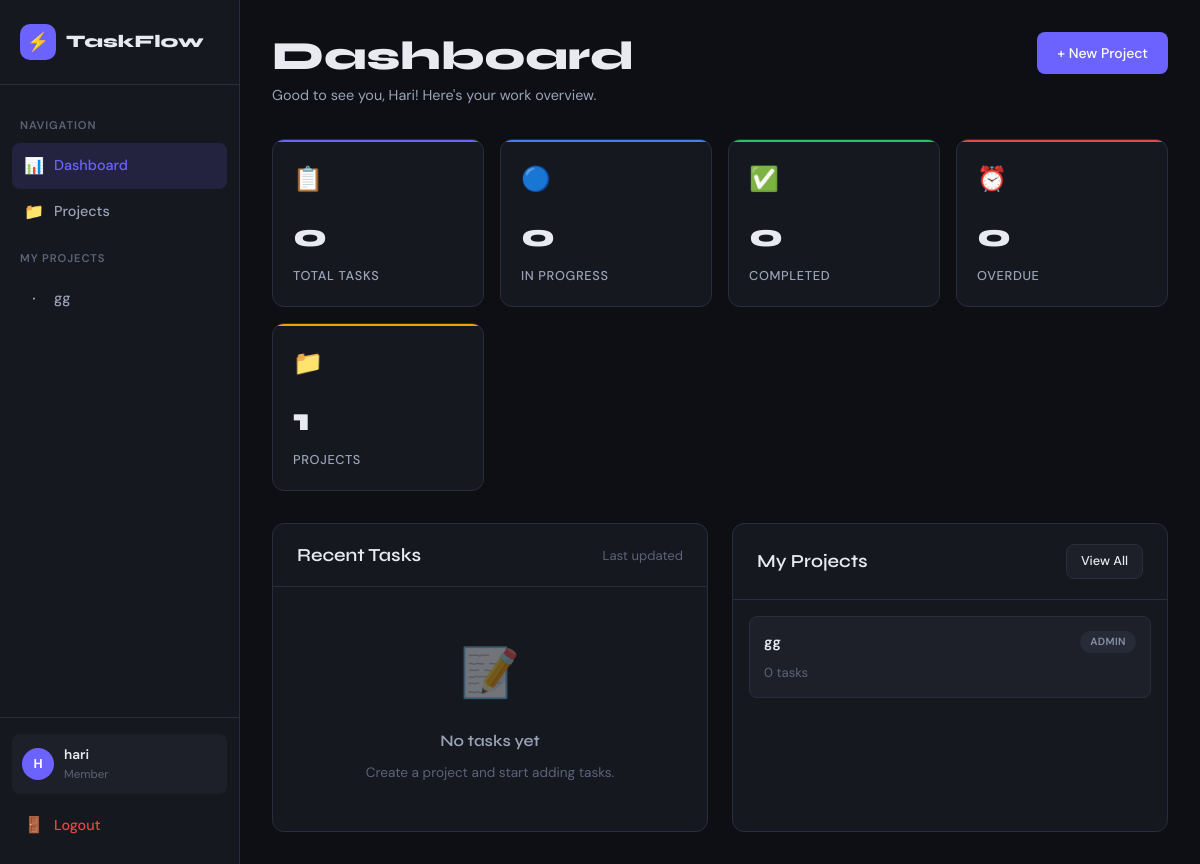
The app's page /dashboard/ (signed in) with its own data.
### core/models.py (models this page shows, shortened)
class Project(models.Model):
    name = models.CharField(max_length=200)
    description = models.TextField(blank=True)
    creator = models.ForeignKey(User, on_delete=models.CASCADE, related_name='created_projects')
    members = models.ManyToManyField(User, through='ProjectMember', related_name='projects')
    created_at = models.DateTimeField(auto_now_add=True)

### core/views.py (the view)
# urls.py: path('dashboard/', views.dashboard_view, name='dashboard'),
@login_required
def dashboard_view(request):
    user = request.user
    user_projects = Project.objects.filter(
        Q(creator=user) | Q(members=user)
    ).distinct()
    user_tasks = Task.objects.filter(
        Q(project__creator=user) |
        Q(project__members=user) |
        Q(assigned_to=user)
    ).distinct()
    today = timezone.now().date()
    context = {
        'total_tasks': user_tasks.count(),
        'todo_tasks': user_tasks.filter(status='todo').count(),
        'in_progress_tasks': user_tasks.filter(status='in_progress').count(),
        'done_tasks': user_tasks.filter(status='done').count(),
        'overdue_tasks': user_tasks.filter(due_date__lt=today).exclude(status='done').count(),
        'recent_tasks': user_tasks.order_by('-updated_at')[:5],
        'projects': user_projects,
        'project_count': user_projects.count(),
    }
    return render(request, 'dashboard.html', context)

### core/context_processors.py (called while the page is built)
def user_projects(request):
    if request.user.is_authenticated:
        projects = Project.objects.filter(
            Q(creator=request.user) | Q(members=request.user)
        ).distinct().order_by('name')[:8]
        return {'user_projects': projects}
    return {'user_projects': []}

### templates/dashboard.html (shortened to what this page needs)
{% extends 'base.html' %}
{% block content %}
{% load static %}
{% with user_projects=projects %}
<div class="page-header">
  <div>
    <h1 class="page-title">Dashboard</h1>
    <p class="page-subtitle">
      {% if user.first_name %}Good to see you, {{ user.first_name }}!{% else %}Good to see you, {{ user.username }}!{% endif %}
      Here's your work overview.
    </p>
  </div>
  <a href="{% url 'project_create' %}" class="btn btn-primary">+ New Project</a>
</div>
<div class="stat-grid">
  <div class="stat-card">
    <div class="stat-icon">📋</div>
    <div class="stat-value">{{ total_tasks }}</div>
    <div class="stat-label">Total Tasks</div>
  </div>
  <div class="stat-card blue">
    <div class="stat-icon">🔵</div>
    <div class="stat-value">{{ in_progress_tasks }}</div>
    <div class="stat-label">In Progress</div>
  </div>
  <div class="stat-card green">
    <div class="stat-icon">✅</div>
    <div class="stat-value">{{ done_tasks }}</div>
    <div class="stat-label">Completed</div>
  </div>
  <div class="stat-card red">
    <div class="stat-icon">⏰</div>
    <div class="stat-value">{{ overdue_tasks }}</div>
    <div class="stat-label">Overdue</div>
  </div>
  <div class="stat-card yellow">
    <div class="stat-icon">📁</div>
    <div class="stat-value">{{ project_count }}</div>
    <div class="stat-label">Projects</div>
  </div>
</div>
<div style="display:grid;grid-template-columns:1fr 1fr;gap:24px;">
  <div class="card" style="padding:0;overflow:hidden;">
    <div class="section-header" style="padding:20px 24px;margin:0;border-radius:0;">
      <h3>Recent Tasks</h3>
      <span class="text-sm text-muted">Last updated</span>
    </div>
    {% if recent_tasks %}
    <div class="table-wrapper">
      <table>
        <thead>
          <tr>
            <th>Task</th>
            <th>Status</th>
            <th>Priority</th>
          </tr>
        </thead>
        <tbody>
          {% for task in recent_tasks %}
          <tr onclick="window.location='{% url 'task_detail' task.pk %}'" style="cursor:pointer;">
            <td>
              <div style="font-weight:500;">{{ task.title|truncatechars:35 }}</div>
              <div class="text-sm text-muted">{{ task.project.name }}</div>
            </td>
            <td><span class="badge badge-{{ task.status }}">{{ task.get_status_display }}</span></td>
            <td><span class="badge badge-{{ task.priority }}">{{ task.get_priority_display }}</span></td>
          </tr>
          {% endfor %}
        </tbody>
      </table>
    </div>
    {% else %}
    <div class="empty-state">
      <div class="empty-icon">📝</div>
      <div class="empty-title">No tasks yet</div>
      <div class="empty-text">Create a project and start adding tasks.</div>
    </div>
    {% endif %}
  </div>
  <div class="card" style="padding:0;overflow:hidden;">
    <div class="section-header" style="padding:20px 24px;margin:0;border-radius:0;">
      <h3>My Projects</h3>
      <a href="{% url 'project_list' %}" class="btn btn-secondary btn-sm">View All</a>
    </div>
    {% if projects %}
    <div style="padding:16px;">
      {% for project in projects|slice:":5" %}
      <a href="{% url 'project_detail' project.pk %}" style="display:block;text-decoration:none;">
        <div style="padding:14px;border-radius:var(--radius-sm);border:1px solid var(--border);margin-bottom:10px;background:var(--surface-2);transition:var(--transition);" onmouseover="this.style.borderColor='var(--accent)'" onmouseout="this.style.borderColor='var(--border)'">
          <div style="display:flex;align-items:center;justify-content:space-between;">
            <div style="font-weight:600;font-size:0.9rem;color:var(--text);">{{ project.name }}</div>
            <span class="badge badge-member" style="font-size:0.65rem;">
              {% if project.creator == user %}admin{% else %}member{% endif %}
            </span>
          </div>
          <div class="text-sm text-muted mt-2">{{ project.tasks.count }} task{{ project.tasks.count|pluralize }}</div>
        </div>
      </a>
      {% endfor %}
    </div>
    {% else %}
    <div class="empty-state">
      <div class="empty-icon">📁</div>
      <div class="empty-title">No projects yet</div>
      <a href="{% url 'project_create' %}" class="btn btn-primary btn-sm mt-2">Create Your First Project</a>
    </div>
    {% endif %}
  </div>
</div>
{% endwith %}
{% endblock %}

### templates/base.html (shortened to what this page needs)
<!DOCTYPE html>
<html lang="en">
<head>
  {% load static %}
  <link rel="stylesheet" href="{% static 'css/main.css' %}">
</head>
<body>
<div class="app-wrapper">
  <aside class="sidebar">
    <div class="sidebar-logo">
      <div class="logo-icon">⚡</div>
      <span class="logo-text">TaskFlow</span>
    </div>
    <nav class="sidebar-nav">
      <div class="nav-label">Navigation</div>
      <a href="{% url 'dashboard' %}" class="nav-item {% if request.resolver_match.url_name == 'dashboard' %}active{% endif %}">
        <span class="icon">📊</span> Dashboard
      </a>
      <a href="{% url 'project_list' %}" class="nav-item {% if 'project' in request.resolver_match.url_name %}active{% endif %}">
        <span class="icon">📁</span> Projects
      </a>
      {% if user_projects %}
      <div class="nav-label">My Projects</div>
      {% for p in user_projects %}
      <a href="{% url 'project_detail' p.pk %}" class="nav-item">
        <span class="icon">·</span> {{ p.name|truncatechars:20 }}
      </a>
      {% endfor %}
      {% endif %}
    </nav>
    <div class="sidebar-footer">
      <div class="user-card">
        <div class="avatar">{{ user.username|first|upper }}</div>
        <div class="user-info">
          <div class="user-name">{{ user.username }}</div>
          <div class="user-role">Member</div>
        </div>
      </div>
      <a href="{% url 'logout' %}" class="nav-item mt-2" style="color: var(--red);">
        <span class="icon">🚪</span> Logout
      </a>
    </div>
  </aside>
  <main class="main-content">
    {% block content %}{% endblock %}
  </main>
</div>
</body>
</html>

### records on screen
Project: name "gg", shows "ADMIN", tasks.count "0"

### other values on screen
{{ user.username|first|upper }} "H"
{{ user.username }} "hari"
{{ user.first_name }} "Hari"
{{ total_tasks }} "0"
{{ in_progress_tasks }} "0"
{{ done_tasks }} "0"
{{ overdue_tasks }} "0"
{{ project_count }} "1"
